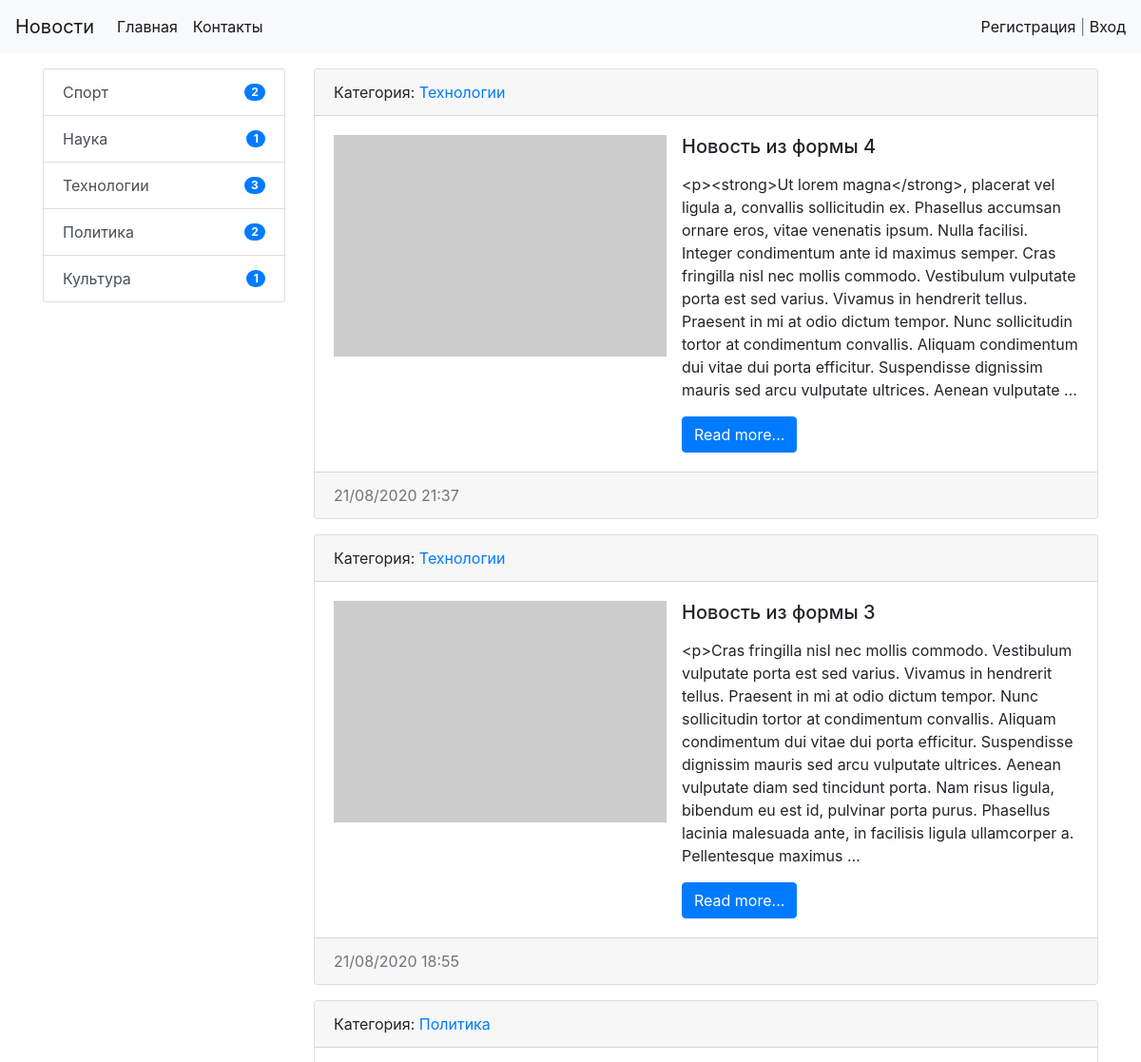
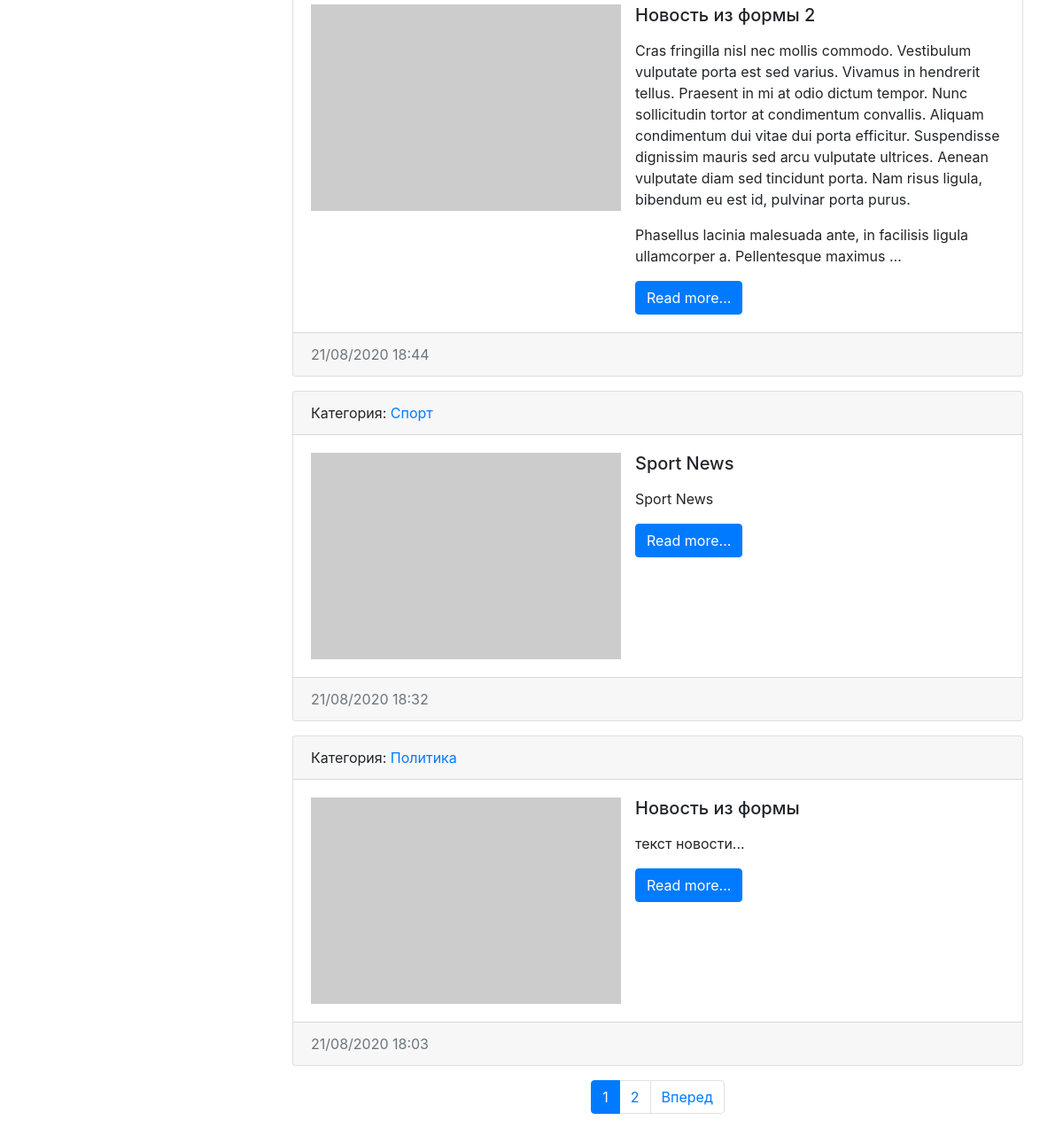
The page / on the database its author committed (2 pictures, top to bottom).
### news/models.py (models this page shows, shortened)
class Category(models.Model):
    title = models.CharField(max_length=128, db_index=True, verbose_name='Наименование')
    def get_absolute_url(self):
        return reverse('category', kwargs={"category_id": self.pk})
    def __str__(self): # за счет этого видим отображение названий категорий на странице, а не category_1, etc..
        return self.title
    class Meta:
        verbose_name = 'Категория'
        verbose_name_plural = 'Категории'
        ordering = ['title']

class News(models.Model):
    title = models.CharField(max_length=128, verbose_name='Наименование')
    content = models.TextField(blank=True, verbose_name='Содержимое')
    create_at = models.DateTimeField(auto_now_add=True, verbose_name='Дата публикации')
    update_at = models.DateTimeField(auto_now=True, verbose_name='Дата обновления')
    photo = models.ImageField(upload_to='photos/%Y/%m/%d/', verbose_name='Фото', blank=True)
    is_published = models.BooleanField(default=True, verbose_name='Опубликовано')
    category = models.ForeignKey('Category', on_delete=models.PROTECT, verbose_name='Категория', null=True)
    views = models.IntegerField(default=0)
    def get_absolute_url(self):
        return reverse('view_news', kwargs={"pk": self.pk})
    class Meta:
        verbose_name = 'Новость'
        verbose_name_plural = 'Новости'
        ordering = ['-create_at']

### news/views.py (the view)
# urls.py: path('', HomeNews.as_view(), name='home'), #при добавлении ListView во views.py
class HomeNews(MyMixin, ListView):
    model = News
    template_name = 'news/home_news_list.html'
    context_object_name = 'news'
    mixin_prop = 'hello world'
    paginate_by = 5
    def get_context_data(self, *, object_list=None, **kwargs):
        context = super().get_context_data(**kwargs)
        context['title'] = self.get_upper('Главная страница')
        context['mixin_prop'] = self.get_prop() #привели к верхнему регистру
        return context
    def get_queryset(self):
        return News.objects.filter(is_published=True).select_related('category') # для уменьшения запросов SQL добавили select_related

### news/templatetags/news_tags.py (called while the page is built)
@register.inclusion_tag('news/list_categories.html')
def show_categories():
    categories = Category.objects.annotate(cnt=Count('news', filter=F('news__is_published'))).filter(cnt__gt=0) # если в рубрике нет новостей, то она не выводится в списке рубрик
    return {'categories': categories}

### news/utils.py (called while the page is built)
    def get_prop(self):
        return self.mixin_prop.upper()

    def get_upper(self, s):
        if isinstance(s, str):
            return s.upper()
        else:
            return s.title.upper()

### news/templates/news/home_news_list.html (shortened to what this page needs)
{% extends 'base.html' %}
{% block sidebar %}
  {% include 'inc/_sidebar.html' %}
{% endblock %}
{% block content %}
  {% for item in news %}
      <div class="card mb-3">
        <div class="card-header">
          Категория: <a href="{{ item.category.get_absolute_url }}"> {{ item.category }}</a>
        </div>
        <div class="card-body">
          <div class="media">
            {% if item.photo %}
              <img src="{{ item.photo.url }}" alt="" width="350px" class="mr-3">
            {% else %}
              <img src="https://picsum.photos/id/0/350/233/?blur=2" alt="" class="mr-3">
            {% endif %}
            <div class="media-body">
              <h5 class="card-title">{{ item.title }}</h5>
              <p class="card-text">{{ item.content|linebreaks|safe|truncatewords:70 }}</p>
              <a href="{{ item.get_absolute_url }}" class="btn btn-primary">Read more...</a>
            </div>
          </div>
        </div>
        <div class="card-footer text-muted">
          {{ item.create_at|date:"d/m/Y H:i"}}
        </div>
      </div>
  {% endfor %}
{% endblock %}

### news/templates/news/list_categories.html
<div class="list-group">
    {% for item in categories %}
        <a href="{{ item.get_absolute_url }}" class="list-group-item d-flex list-group-item-action justify-content-between align-items-center">{{ item.title }}
            <span class="badge badge-primary badge-pill">{{ item.cnt }}</span> </a>
    {% endfor %}
</div>

### rows shown on the page
Category: title "Спорт", cnt "2"
Category: title "Наука", cnt "1"
Category: title "Технологии", cnt "3"
Category: title "Политика", cnt "2"
Category: title "Культура", cnt "1"
News: category "Технологии", title "Новость из формы 4", content "<p><strong>Ut lorem magna</strong>, placerat vel ligula a, convallis sollicitudin ex. Phasellus accumsan ornare eros, vitae venenatis ipsum. Nulla facilisi. Integer condimentum ante id maximus semper. Cras fringilla nisl nec mollis commodo. Vestibulum vulputate porta est sed varius. Vivamus in hendrerit tellus. Praesent in mi at odio dictum tempor. Nunc sollicitudin tortor at condimentum convallis. Aliquam condimentum dui vitae dui porta efficitur. Suspendisse dignissim mauris sed arcu vulputate ultrices. Aenean vulputate …", create_at "21/08/2020 21:37"
News: category "Технологии", title "Новость из формы 3", content "<p>Cras fringilla nisl nec mollis commodo. Vestibulum vulputate porta est sed varius. Vivamus in hendrerit tellus. Praesent in mi at odio dictum tempor. Nunc sollicitudin tortor at condimentum convallis. Aliquam condimentum dui vitae dui porta efficitur. Suspendisse dignissim mauris sed arcu vulputate ultrices. Aenean vulputate diam sed tincidunt porta. Nam risus ligula, bibendum eu est id, pulvinar porta purus. Phasellus lacinia malesuada ante, in facilisis ligula ullamcorper a. Pellentesque maximus …", create_at "21/08/2020 18:55"
News: category "Политика", title "Новость из формы 2", content "Cras fringilla nisl nec mollis commodo. Vestibulum vulputate porta est sed varius. Vivamus in hendrerit tellus. Praesent in mi at odio dictum tempor. Nunc sollicitudin tortor at condimentum convallis. Aliquam condimentum dui vitae dui porta efficitur. Suspendisse dignissim mauris sed arcu vulputate ultrices. Aenean vulputate diam sed tincidunt porta. Nam risus ligula, bibendum eu est id, pulvinar porta purus. Phasellus lacinia malesuada ante, in facilisis ligula ullamcorper a. Pellentesque maximus …", create_at "21/08/2020 18:44"
News: category "Спорт", title "Sport News", content "Sport News", create_at "21/08/2020 18:32"
News: category "Политика", title "Новость из формы", content "текст новости...", create_at "21/08/2020 18:03"

### other values the page prints
{{ p }} "1"
{{ p }} "2"
